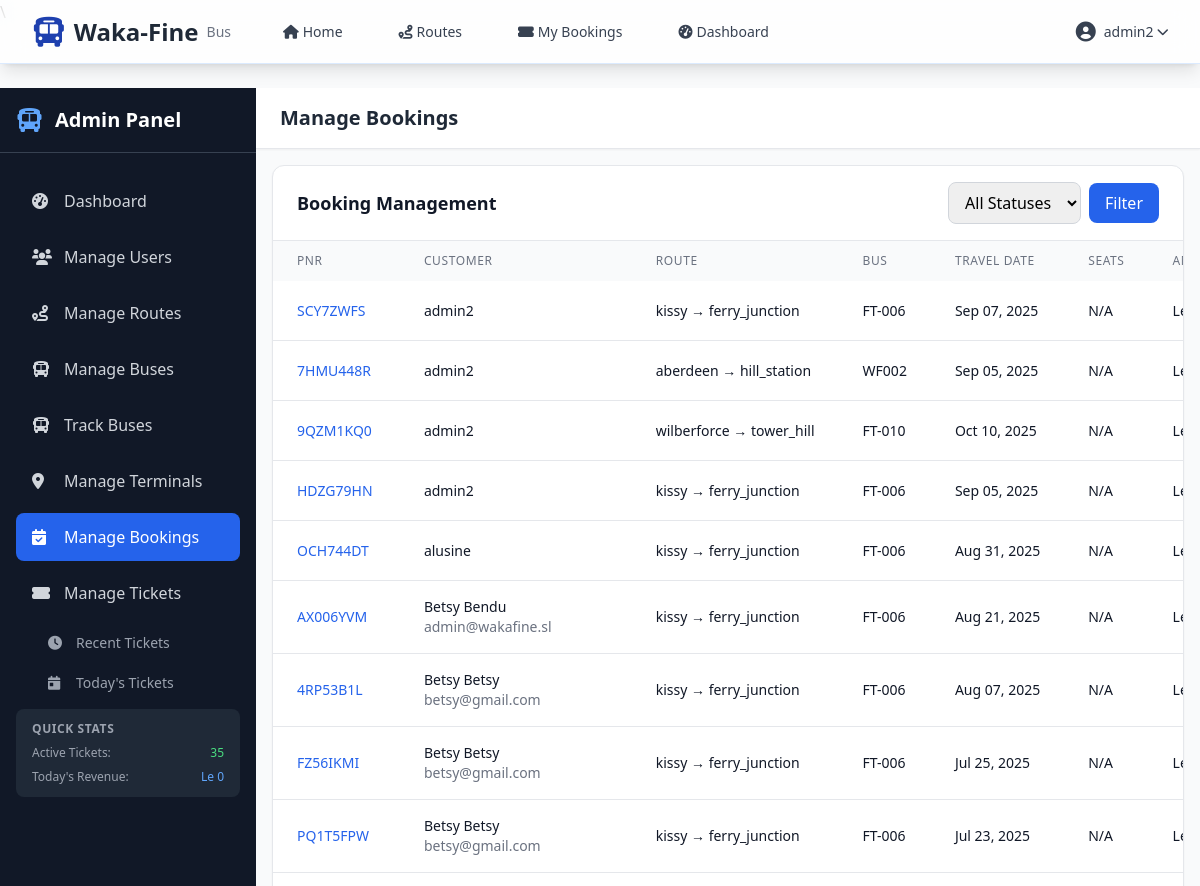
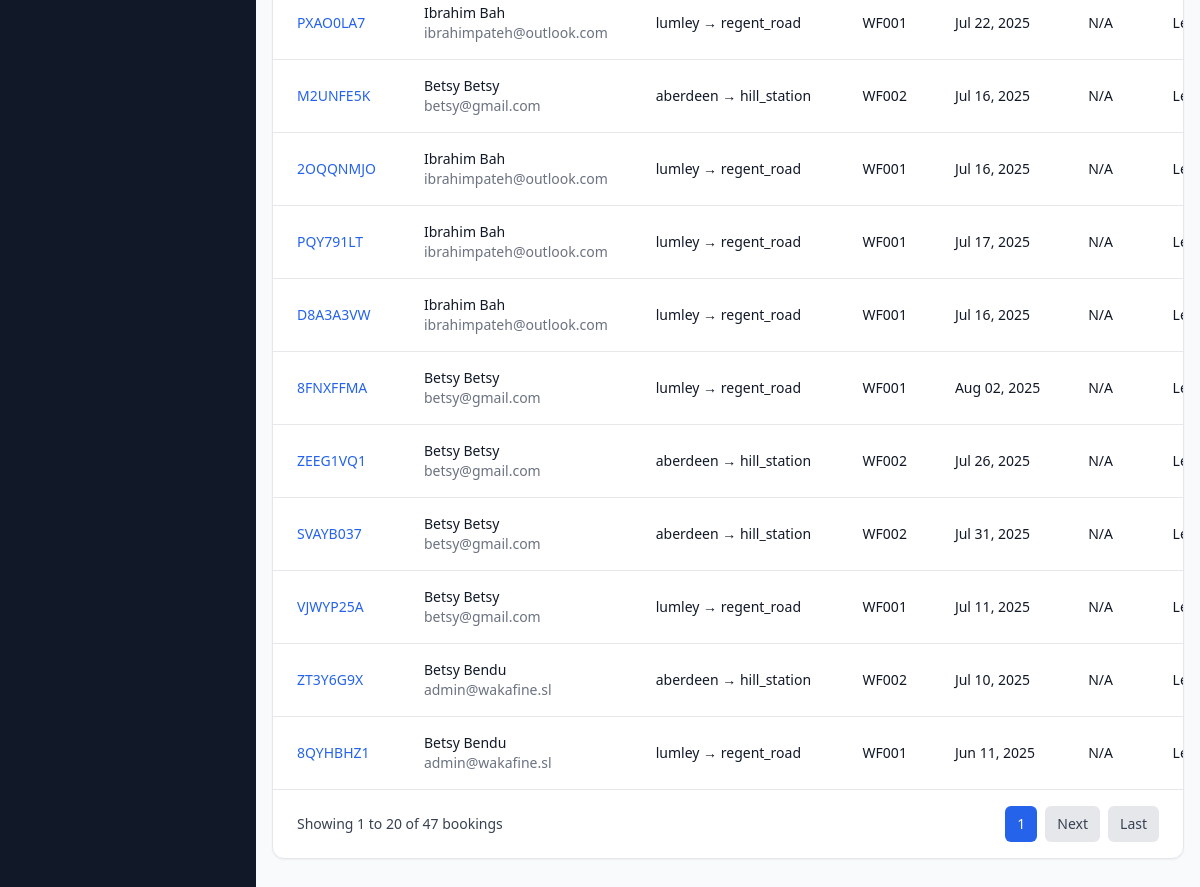
Screenshot of /accounts/admin/bookings/ (signed in) with the database file from the repository (2 pictures, top to bottom).
### accounts/models.py (models this page shows, shortened)
class User(AbstractUser):
    ROLE_CHOICES = [
        ("admin", "Admin"),
        ("staff", "Staff"),
        ("customer", "Customer"),
    ]
    role = models.CharField(max_length=10, choices=ROLE_CHOICES, default="customer")
    phone_number = models.CharField(max_length=15, blank=True, null=True)
    created_at = models.DateTimeField(auto_now_add=True)
    updated_at = models.DateTimeField(auto_now=True)
    @property
    def is_admin(self):
        return self.role == "admin"

### bookings/models.py (models this page shows, shortened)
class Booking(models.Model):
    PAYMENT_METHOD_CHOICES = [
        ("afrimoney", "Afrimoney"),
        ("qmoney", "Qmoney"),
        ("orange_money", "Orange Money"),
        ("paypal", "PayPal"),
    ]
    STATUS_CHOICES = [
        ("pending", "Pending"),
        ("confirmed", "Confirmed"),
        ("cancelled", "Cancelled"),
        ("completed", "Completed"),
    ]
    TRIP_TYPE_CHOICES = [
        ("one_way", "One Way"),
        ("round_trip", "Round Trip"),
    ]
    pnr_code = models.CharField(max_length=10, unique=True, editable=False)
    customer = models.ForeignKey(User, on_delete=models.CASCADE)
    route = models.ForeignKey("routes.Route", on_delete=models.CASCADE)
    bus = models.ForeignKey("buses.Bus", on_delete=models.CASCADE)
    seat = models.ForeignKey("buses.Seat", on_delete=models.CASCADE)
    travel_date = models.DateTimeField()
    trip_type = models.CharField(
        max_length=20, choices=TRIP_TYPE_CHOICES, default="one_way"
    )
    return_date = models.DateTimeField(
        blank=True, null=True, help_text="Required for round trip bookings"
    )
    return_bus = models.ForeignKey(
        "buses.Bus",
        on_delete=models.CASCADE,
        blank=True,
        null=True,
        related_name="return_bookings",
        help_text="Bus for return journey (round trips only)",
    )
    return_seat = models.ForeignKey(
        "buses.Seat",
        on_delete=models.CASCADE,
        blank=True,
        null=True,
        related_name="return_bookings",
        help_text="Seat for return journey (round trips only)",
    )
    booking_date = models.DateTimeField(auto_now_add=True)
    payment_method = models.CharField(max_length=20, choices=PAYMENT_METHOD_CHOICES)
    mobile_money_number = models.CharField(
        max_length=15,
        blank=True,
        null=True,
        help_text="Phone number for mobile money payments",
    )
    card_number = models.CharField(
        max_length=19,
        blank=True,
        null=True,
        help_text="Card number for PayPal payments",
    )
    card_owner_name = models.CharField(
        max_length=100, blank=True, null=True, help_text="Cardholder's full name"
    )
    card_cvc = models.CharField(
        max_length=4, blank=True, null=True, help_text="Card security code"
    )
    card_expiry = models.CharField(
        max_length=5, blank=True, null=True, help_text="Card expiry date (MM/YY)"
    )
    amount_paid = models.DecimalField(max_digits=10, decimal_places=2)
    status = models.CharField(max_length=20, choices=STATUS_CHOICES, default="pending")
    qr_code = models.ImageField(upload_to="qr_codes/", blank=True, null=True)
    created_at = models.DateTimeField(auto_now_add=True)
    updated_at = models.DateTimeField(auto_now=True)
    class Meta:
        unique_together = ["bus", "seat", "travel_date"]

### buses/models.py (models this page shows, shortened)
class Bus(models.Model):
    BUS_TYPE_CHOICES = [
        ("mini", "Mini Bus (14 seats)"),
        ("standard", "Standard Bus (25 seats)"),
        ("large", "Large Bus (35 seats)"),
    ]
    bus_number = models.CharField(max_length=20, unique=True)
    bus_name = models.CharField(max_length=100)
    bus_type = models.CharField(
        max_length=20, choices=BUS_TYPE_CHOICES, default="standard"
    )
    seat_capacity = models.PositiveIntegerField()
    assigned_route = models.ForeignKey(
        Route, on_delete=models.SET_NULL, null=True, blank=True
    )
    is_active = models.BooleanField(default=True)
    created_at = models.DateTimeField(auto_now_add=True)
    updated_at = models.DateTimeField(auto_now=True)

### routes/models.py (models this page shows, shortened)
class Route(models.Model):
    LOCATION_CHOICES = [
        ("lumley", "Lumley"),
        ("regent_road", "Regent Road"),
        ("aberdeen", "Aberdeen"),
        ("hill_station", "Hill Station"),
        ("kissy", "Kissy"),
        ("east_end", "East End"),
        ("wilberforce", "Wilberforce"),
        ("tower_hill", "Tower Hill"),
        ("ferry_junction", "Ferry Junction"),
        ("goderich", "Goderich"),
        ("kent", "Kent"),
        ("congo_cross", "Congo Cross"),
    ]
    name = models.CharField(max_length=100)
    origin = models.CharField(max_length=50, choices=LOCATION_CHOICES)
    destination = models.CharField(max_length=50, choices=LOCATION_CHOICES)
    origin_terminal = models.ForeignKey(
        "terminals.Terminal",
        on_delete=models.SET_NULL,
        null=True,
        blank=True,
        related_name="origin_routes",
        help_text="Terminal where this route starts",
    )
    destination_terminal = models.ForeignKey(
        "terminals.Terminal",
        on_delete=models.SET_NULL,
        null=True,
        blank=True,
        related_name="destination_routes",
        help_text="Terminal where this route ends",
    )
    price = models.DecimalField(max_digits=10, decimal_places=2)
    departure_time = models.TimeField()
    arrival_time = models.TimeField()
    duration_minutes = models.PositiveIntegerField(help_text="Duration in minutes")
    is_active = models.BooleanField(default=True)
    created_at = models.DateTimeField(auto_now_add=True)
    updated_at = models.DateTimeField(auto_now=True)
    class Meta:
        unique_together = ["origin", "destination", "departure_time"]

### accounts/admin_views.py (the view)
class ManageBookingsView(AdminRequiredMixin, ListView):
    model = Booking
    template_name = "accounts/admin/manage_bookings.html"
    context_object_name = "bookings"
    paginate_by = 20
    def get_queryset(self):
        queryset = Booking.objects.select_related(
            "customer", "bus__assigned_route"
        ).order_by("-created_at")
        status = self.request.GET.get("status")
        if status:
            queryset = queryset.filter(status=status)
        return queryset
    def get_context_data(self, **kwargs):
        context = super().get_context_data(**kwargs)
        context["status_filter"] = self.request.GET.get("status", "")
        context["booking_statuses"] = Booking.STATUS_CHOICES
        return context

### accounts/admin_views.py (called while the page is built)
    def test_func(self):
        return self.request.user.is_authenticated and (
            self.request.user.is_admin or self.request.user.is_staff_member
        )

### templates/accounts/admin/manage_bookings.html (shortened to what this page needs)
{% extends 'accounts/admin/base_admin.html' %}
{% block page_title %}Manage Bookings{% endblock %}
{% block content %}
<div class="bg-white rounded-xl shadow-sm border border-gray-200">
    <div class="px-6 py-4 border-b border-gray-200">
        <div class="flex items-center justify-between">
            <h3 class="text-lg font-semibold text-gray-900">Booking Management</h3>
            <div class="flex items-center space-x-4">
                <form method="get" class="flex items-center space-x-2">
                    <select name="status" class="px-3 py-2 border border-gray-300 rounded-lg focus:ring-2 focus:ring-blue-500 focus:border-transparent">
                        <option value="">All Statuses</option>
                    </select>
                    <button type="submit" class="px-4 py-2 bg-blue-600 text-white rounded-lg hover:bg-blue-700 transition-colors">
                        Filter
                    </button>
                </form>
            </div>
        </div>
    </div>
    {% if bookings %}
        <div class="overflow-x-auto">
            <table class="w-full">
                <thead class="bg-gray-50">
                    <tr>
                        <th class="px-6 py-3 text-left text-xs font-medium text-gray-500 uppercase tracking-wider">PNR</th>
                        <th class="px-6 py-3 text-left text-xs font-medium text-gray-500 uppercase tracking-wider">Customer</th>
                        <th class="px-6 py-3 text-left text-xs font-medium text-gray-500 uppercase tracking-wider">Route</th>
                        <th class="px-6 py-3 text-left text-xs font-medium text-gray-500 uppercase tracking-wider">Bus</th>
                        <th class="px-6 py-3 text-left text-xs font-medium text-gray-500 uppercase tracking-wider">Travel Date</th>
                        <th class="px-6 py-3 text-left text-xs font-medium text-gray-500 uppercase tracking-wider">Seats</th>
                        <th class="px-6 py-3 text-left text-xs font-medium text-gray-500 uppercase tracking-wider">Amount</th>
                    </tr>
                </thead>
                <tbody class="bg-white divide-y divide-gray-200">
                    {% for booking in bookings %}
                        <tr class="hover:bg-gray-50">
                            <td class="px-6 py-4 whitespace-nowrap text-sm font-medium text-blue-600">
                                {{ booking.pnr_code }}
                            </td>
                            <td class="px-6 py-4 whitespace-nowrap">
                                <div>
                                    <div class="text-sm font-medium text-gray-900">{{ booking.customer.get_full_name|default:booking.customer.username }}</div>
                                    <div class="text-sm text-gray-500">{{ booking.customer.email }}</div>
                                </div>
                            </td>                            <td class="px-6 py-4 whitespace-nowrap text-sm text-gray-900">
                                {{ booking.bus.assigned_route.origin }} → {{ booking.bus.assigned_route.destination }}
                            </td>
                            <td class="px-6 py-4 whitespace-nowrap text-sm text-gray-900">
                                {{ booking.bus.bus_number }}
                            </td>
                            <td class="px-6 py-4 whitespace-nowrap text-sm text-gray-900">
                                {{ booking.travel_date|date:"M d, Y" }}
                            </td>
                            <td class="px-6 py-4 whitespace-nowrap text-sm text-gray-900">
                                {{ booking.seat_numbers|default:"N/A" }}
                            </td>                            <td class="px-6 py-4 whitespace-nowrap text-sm text-gray-900">
                                Le {{ booking.amount_paid|floatformat:0 }}
                            </td>
                        </tr>
                    {% endfor %}
                </tbody>
            </table>
        </div>
        {% if is_paginated %}
            <div class="px-6 py-4 border-t border-gray-200">
                <div class="flex items-center justify-between">
                    <div class="text-sm text-gray-700">
                        Showing {{ page_obj.start_index }} to {{ page_obj.end_index }} of {{ paginator.count }} bookings
                    </div>
                    <div class="flex items-center space-x-2">
                        <span class="px-3 py-2 text-sm bg-blue-600 text-white rounded-md">{{ page_obj.number }}</span>
                        {% if page_obj.has_next %}
                            <a href="?page={{ page_obj.next_page_number }}{% if status_filter %}&status={{ status_filter }}{% endif %}" class="px-3 py-2 text-sm bg-gray-200 text-gray-700 rounded-md hover:bg-gray-300">Next</a>
                            <a href="?page={{ paginator.num_pages }}{% if status_filter %}&status={{ status_filter }}{% endif %}" class="px-3 py-2 text-sm bg-gray-200 text-gray-700 rounded-md hover:bg-gray-300">Last</a>
                        {% endif %}
                    </div>
                </div>
            </div>
        {% endif %}
    {% endif %}
</div>
{% endblock %}

### templates/base_nav.html (shortened to what this page needs)
\
{% load static %}
<nav class="bg-white/80 backdrop-blur-md shadow-lg fixed top-0 left-0 right-0 z-40 border-b border-blue-100 h-16">  <div class="max-w-7xl mx-auto px-4 sm:px-6 lg:px-8">
        <div class="flex justify-between h-16">
            <div class="flex items-center">
                <div class="flex-shrink-0 flex items-center">
                    <i class="fas fa-bus text-3xl text-primary mr-2"></i>
                    <span class="text-2xl font-bold text-gray-800">Waka-Fine</span>
                    <span class="text-sm text-gray-500 ml-2">Bus</span>
                </div>
                <div class="hidden md:ml-10 md:flex md:space-x-8">
                    <a href="{% url 'home' %}" class="text-gray-700 hover:text-primary px-3 py-2 text-sm font-medium transition-colors duration-200">
                        <i class="fas fa-home mr-1"></i>Home
                    </a>
                    <a href="{% url 'routes:search' %}" class="text-gray-700 hover:text-primary px-3 py-2 text-sm font-medium transition-colors duration-200">
                        <i class="fas fa-route mr-1"></i>Routes
                    </a>
                    {% if user.is_authenticated %}
                        <a href="{% url 'bookings:list' %}" class="text-gray-700 hover:text-primary px-3 py-2 text-sm font-medium transition-colors duration-200">
                            <i class="fas fa-ticket-alt mr-1"></i>My Bookings
                        </a>
                        <a href="{% url 'accounts:dashboard' %}" class="text-gray-700 hover:text-primary px-3 py-2 text-sm font-medium transition-colors duration-200">
                            <i class="fas fa-tachometer-alt mr-1"></i>Dashboard
                        </a>
                    {% endif %}
                </div>
            </div>
            <div class="flex items-center space-x-4">
                {% if user.is_authenticated %}
                    <div class="relative" x-data="{ open: false }">
                        <button @click="open = !open" class="flex items-center text-sm text-gray-700 hover:text-primary focus:outline-none transition-colors duration-200">
                            <i class="fas fa-user-circle text-xl mr-2"></i>
                            <span class="hidden md:block">{{ user.get_full_name|default:user.username }}</span>
                            <i class="fas fa-chevron-down ml-1 text-xs"></i>
                        </button>
                    </div>
                {% endif %}
            </div>
        </div>
    </div>
</nav>

### rows the page displays
User: get_full_name "admin2"
Booking: pnr_code "SCY7ZWFS", customer.get_full_name "admin2", bus.assigned_route.origin "kissy", bus.assigned_route.destination "ferry_junction", bus.bus_number "FT-006", travel_date "Sep 07, 2025", seat_numbers "N/A"
Booking: pnr_code "7HMU448R", customer.get_full_name "admin2", bus.assigned_route.origin "aberdeen", bus.assigned_route.destination "hill_station", bus.bus_number "WF002", travel_date "Sep 05, 2025", seat_numbers "N/A"
Booking: pnr_code "9QZM1KQ0", customer.get_full_name "admin2", bus.assigned_route.origin "wilberforce", bus.assigned_route.destination "tower_hill", bus.bus_number "FT-010", travel_date "Oct 10, 2025", seat_numbers "N/A"
Booking: pnr_code "HDZG79HN", customer.get_full_name "admin2", bus.assigned_route.origin "kissy", bus.assigned_route.destination "ferry_junction", bus.bus_number "FT-006", travel_date "Sep 05, 2025", seat_numbers "N/A"
Booking: pnr_code "OCH744DT", customer.get_full_name "alusine", bus.assigned_route.origin "kissy", bus.assigned_route.destination "ferry_junction", bus.bus_number "FT-006", travel_date "Aug 31, 2025", seat_numbers "N/A"
Booking: pnr_code "AX006YVM", customer.get_full_name "Betsy Bendu", customer.email "admin@wakafine.sl", bus.assigned_route.origin "kissy", bus.assigned_route.destination "ferry_junction", bus.bus_number "FT-006", travel_date "Aug 21, 2025", seat_numbers "N/A"
Booking: pnr_code "4RP53B1L", customer.get_full_name "Betsy Betsy", customer.email "betsy@gmail.com", bus.assigned_route.origin "kissy", bus.assigned_route.destination "ferry_junction", bus.bus_number "FT-006", travel_date "Aug 07, 2025", seat_numbers "N/A"
Booking: pnr_code "FZ56IKMI", customer.get_full_name "Betsy Betsy", customer.email "betsy@gmail.com", bus.assigned_route.origin "kissy", bus.assigned_route.destination "ferry_junction", bus.bus_number "FT-006", travel_date "Jul 25, 2025", seat_numbers "N/A"
Booking: pnr_code "PQ1T5FPW", customer.get_full_name "Betsy Betsy", customer.email "betsy@gmail.com", bus.assigned_route.origin "kissy", bus.assigned_route.destination "ferry_junction", bus.bus_number "FT-006", travel_date "Jul 23, 2025", seat_numbers "N/A"
Booking: pnr_code "PXAO0LA7", customer.get_full_name "Ibrahim Bah", customer.email "ibrahimpateh@outlook.com", bus.assigned_route.origin "lumley", bus.assigned_route.destination "regent_road", bus.bus_number "WF001", travel_date "Jul 22, 2025", seat_numbers "N/A"
Booking: pnr_code "M2UNFE5K", customer.get_full_name "Betsy Betsy", customer.email "betsy@gmail.com", bus.assigned_route.origin "aberdeen", bus.assigned_route.destination "hill_station", bus.bus_number "WF002", travel_date "Jul 16, 2025", seat_numbers "N/A"
Booking: pnr_code "2OQQNMJO", customer.get_full_name "Ibrahim Bah", customer.email "ibrahimpateh@outlook.com", bus.assigned_route.origin "lumley", bus.assigned_route.destination "regent_road", bus.bus_number "WF001", travel_date "Jul 16, 2025", seat_numbers "N/A"
Booking: pnr_code "PQY791LT", customer.get_full_name "Ibrahim Bah", customer.email "ibrahimpateh@outlook.com", bus.assigned_route.origin "lumley", bus.assigned_route.destination "regent_road", bus.bus_number "WF001", travel_date "Jul 17, 2025", seat_numbers "N/A"
Booking: pnr_code "D8A3A3VW", customer.get_full_name "Ibrahim Bah", customer.email "ibrahimpateh@outlook.com", bus.assigned_route.origin "lumley", bus.assigned_route.destination "regent_road", bus.bus_number "WF001", travel_date "Jul 16, 2025", seat_numbers "N/A"
Booking: pnr_code "8FNXFFMA", customer.get_full_name "Betsy Betsy", customer.email "betsy@gmail.com", bus.assigned_route.origin "lumley", bus.assigned_route.destination "regent_road", bus.bus_number "WF001", travel_date "Aug 02, 2025", seat_numbers "N/A"
Booking: pnr_code "ZEEG1VQ1", customer.get_full_name "Betsy Betsy", customer.email "betsy@gmail.com", bus.assigned_route.origin "aberdeen", bus.assigned_route.destination "hill_station", bus.bus_number "WF002", travel_date "Jul 26, 2025", seat_numbers "N/A"
Booking: pnr_code "SVAYB037", customer.get_full_name "Betsy Betsy", customer.email "betsy@gmail.com", bus.assigned_route.origin "aberdeen", bus.assigned_route.destination "hill_station", bus.bus_number "WF002", travel_date "Jul 31, 2025", seat_numbers "N/A"
Booking: pnr_code "VJWYP25A", customer.get_full_name "Betsy Betsy", customer.email "betsy@gmail.com", bus.assigned_route.origin "lumley", bus.assigned_route.destination "regent_road", bus.bus_number "WF001", travel_date "Jul 11, 2025", seat_numbers "N/A"
Booking: pnr_code "ZT3Y6G9X", customer.get_full_name "Betsy Bendu", customer.email "admin@wakafine.sl", bus.assigned_route.origin "aberdeen", bus.assigned_route.destination "hill_station", bus.bus_number "WF002", travel_date "Jul 10, 2025", seat_numbers "N/A"
Booking: pnr_code "8QYHBHZ1", customer.get_full_name "Betsy Bendu", customer.email "admin@wakafine.sl", bus.assigned_route.origin "lumley", bus.assigned_route.destination "regent_road", bus.bus_number "WF001", travel_date "Jun 11, 2025", seat_numbers "N/A"

### other values shown
{{ page_obj.start_index }} "1"
{{ page_obj.end_index }} "20"
{{ paginator.count }} "47"
{{ page_obj.number }} "1"
